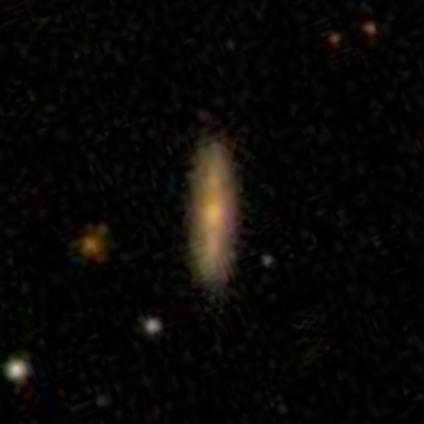
#> input picture tests/252342.jpg, 424 x 424 px, found by its file name
$ python change_colors.py
#> lines starting #> are read from the running program, lines starting #| are printed output that depends on the picture
from PIL import Image
import os
import random
import numpy as np

image_path = os.getcwd() + '/252342.jpg'
new_path = os.getcwd() + '/new_color.jpg'
pic = Image.open(image_path)
#> pic is the input picture: PIL image 424x424 RGB; mean R, G, B 8.9, 7.7, 5.2

# [11 lines of commented-out code are left out]
if pic.mode in ('RGBA', 'LA'):
    # background color default to black
    background = Image.new(pic.mode[:-1], pic.size)
    background.paste(pic, pic.split()[-1])
    pic = background
data = np.array(pic)   # "data" is a height x width x 4 numpy array
red, green, blue = data.T # Temporarily unpack the bands for readability
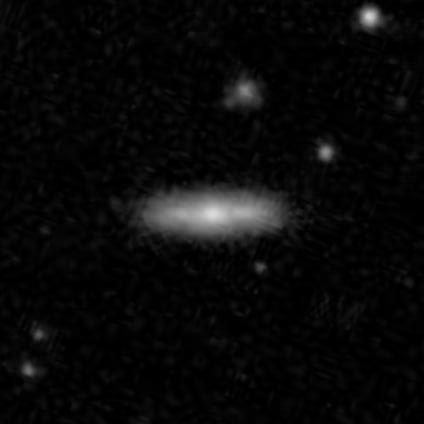
#> red: shape (424, 424); min 0, max 217, mean 8.9
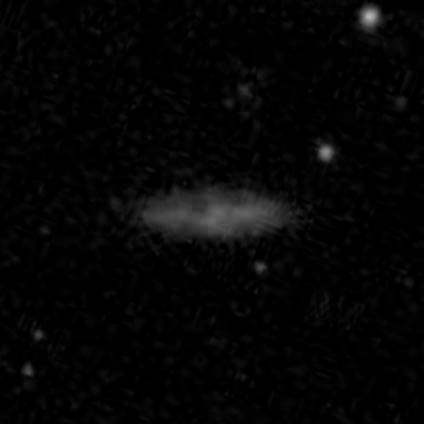
#> blue: shape (424, 424); min 0, max 180, mean 5.2

# Replace white with red...
# white_areas = (red < 255) & (blue < 255) & (green < 255)
# data[..., :][white_areas.T] = (255, 0, 0) # Transpose back needed
random.seed(43)
rand_colors = random.sample(range(0,256), 3)
data[..., 0] = np.where(red < 256-rand_colors[0], red, red + rand_colors[0])
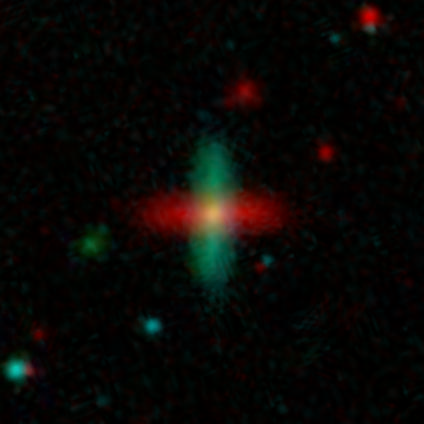
#> data: shape (424, 424, 3); mean R, G, B 8.9, 7.7, 5.2
data[..., 1] = np.where(green < 256-rand_colors[1], green, green + rand_colors[1])
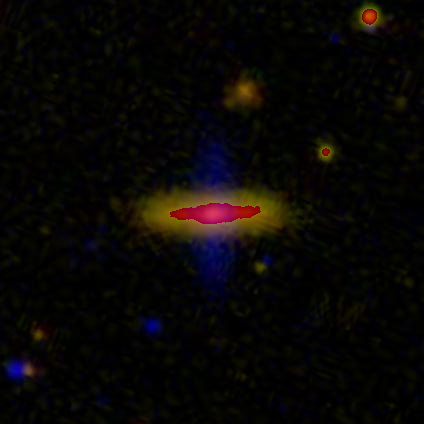
#> data: shape (424, 424, 3); mean R, G, B 8.9, 6.8, 5.2
data[..., 2] = np.where(blue < 256-rand_colors[2], blue, blue + rand_colors[2])
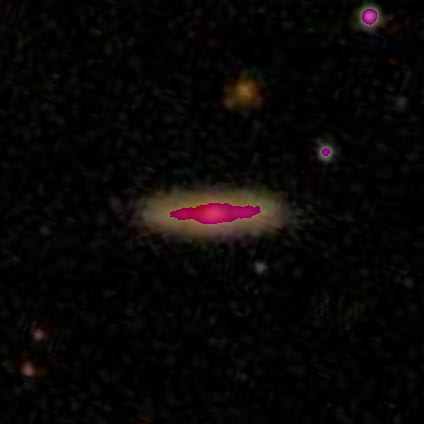
#> data: shape (424, 424, 3); mean R, G, B 8.9, 6.8, 5.2

im2 = Image.fromarray(data)
im2.save(new_path, quality=95)
